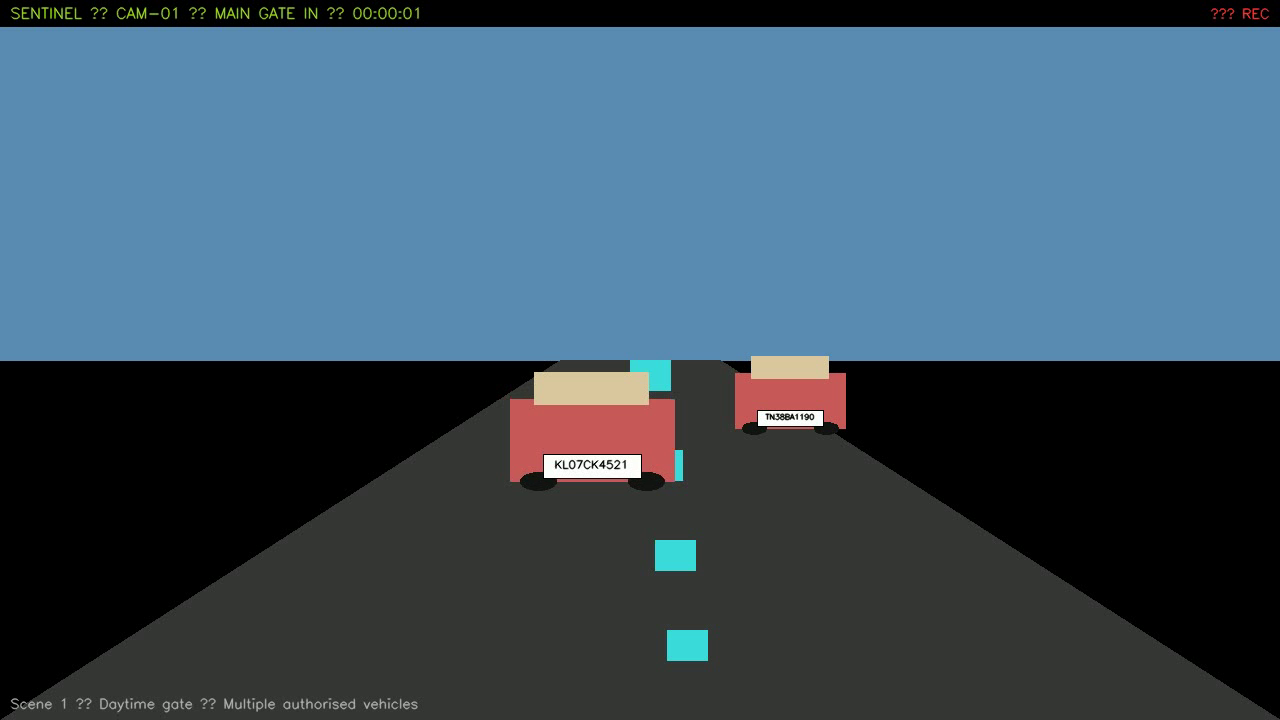
#> input picture frame 30 of demo_plates.mp4, 1280 x 720 px
$ python extract_frames.py
#> lines starting #> are read from the running program, lines starting #| are printed output that depends on the picture
import cv2, sys
sys.path.insert(0, ".")

cap = cv2.VideoCapture("demo_plates.mp4")
frames_to_test = [30, 90, 150, 210, 300, 400, 500]

for fn in frames_to_test:
    cap.set(cv2.CAP_PROP_POS_FRAMES, fn)
    ret, frame = cap.read()
    if ret:
        cv2.imwrite(f"test_frame_{fn}.jpg", frame)
        print(f"Saved frame {fn}")
#> this loop made 7 passes
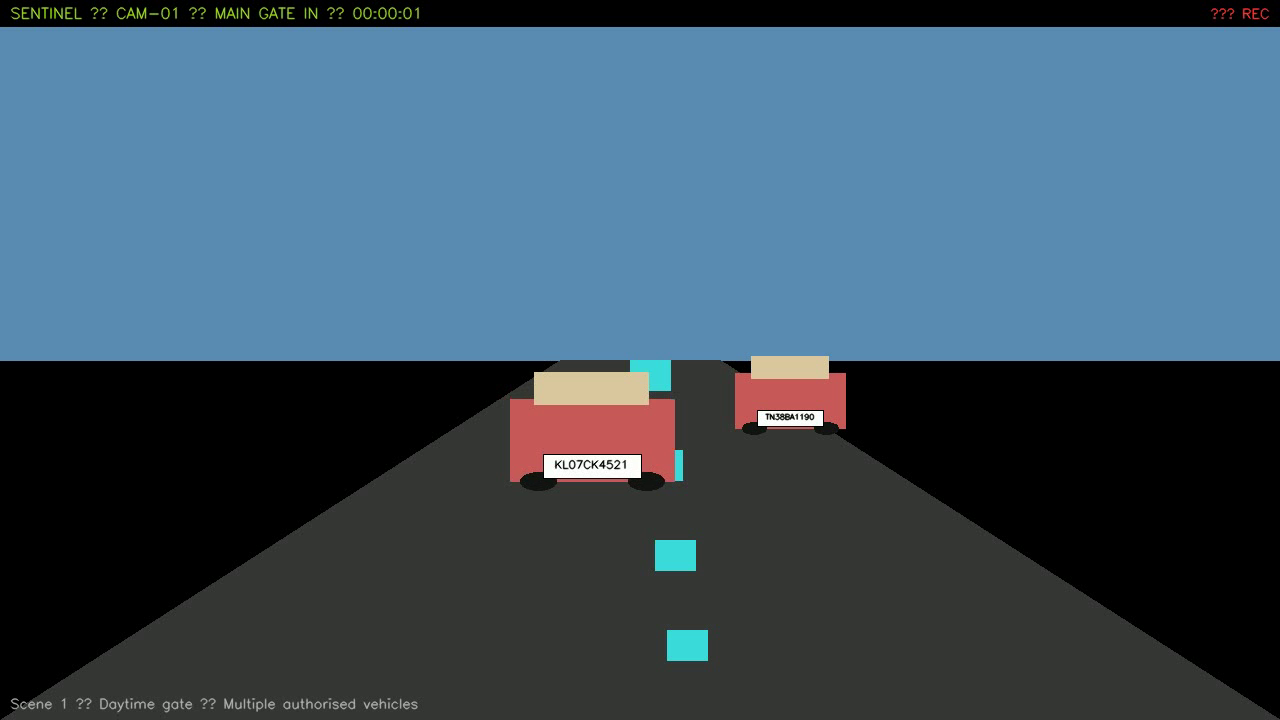
#> input picture frame 30 of demo_plates.mp4, 1280 x 720 px
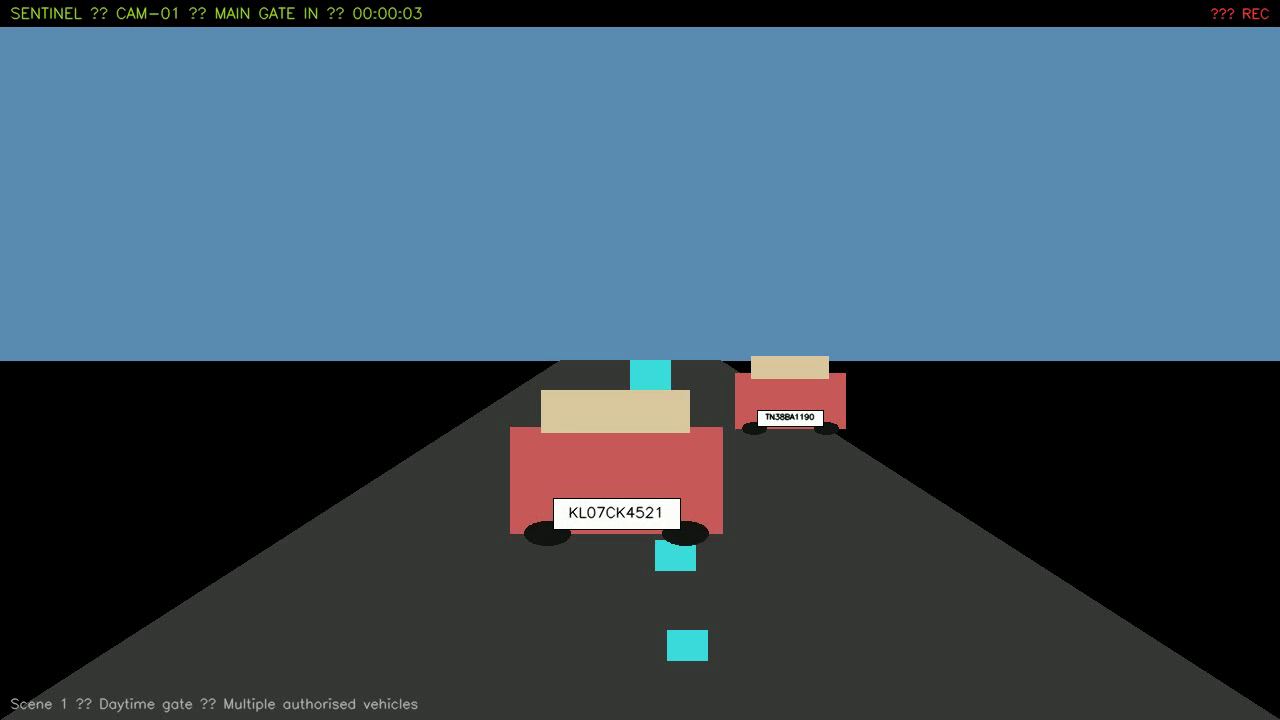
#> input picture frame 90 of demo_plates.mp4, 1280 x 720 px
#> pass 3, `ret, frame = cap.read()`:
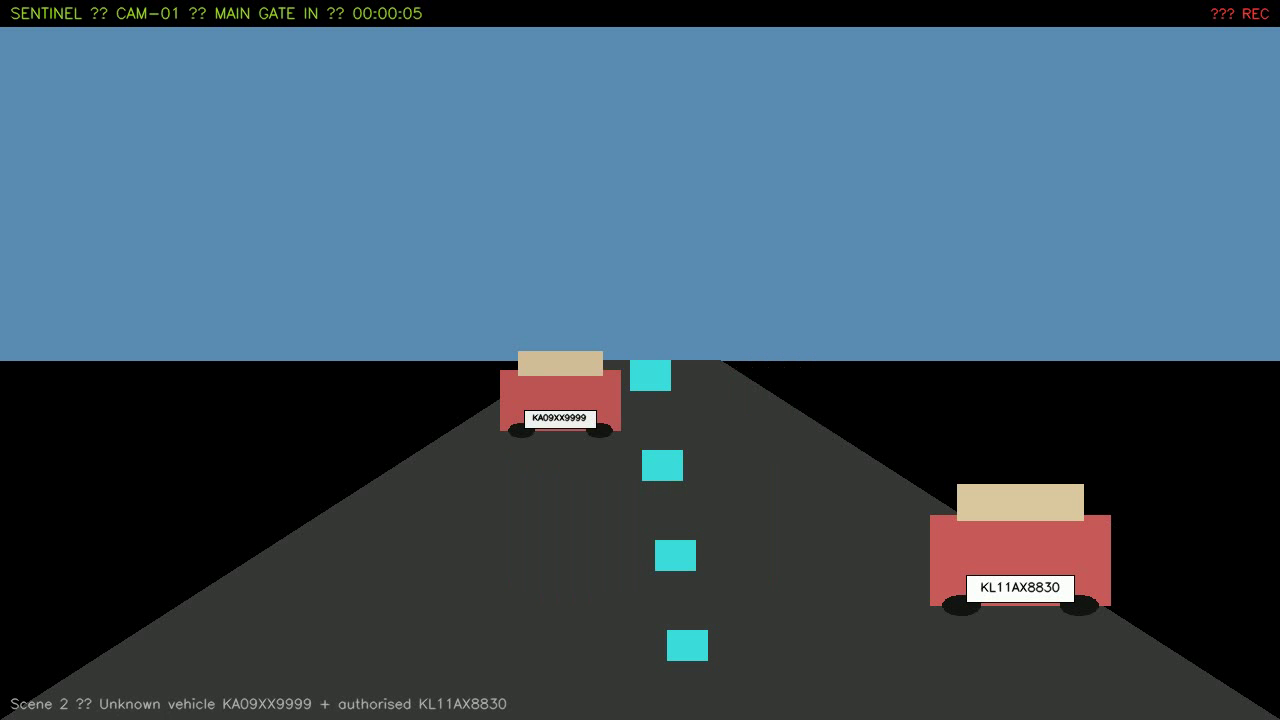
#> frame: shape (720, 1280, 3); mean B, G, R 100.3, 84, 61.6

cap.release()
print("Frames extracted OK")

$ run again, starting later in the video
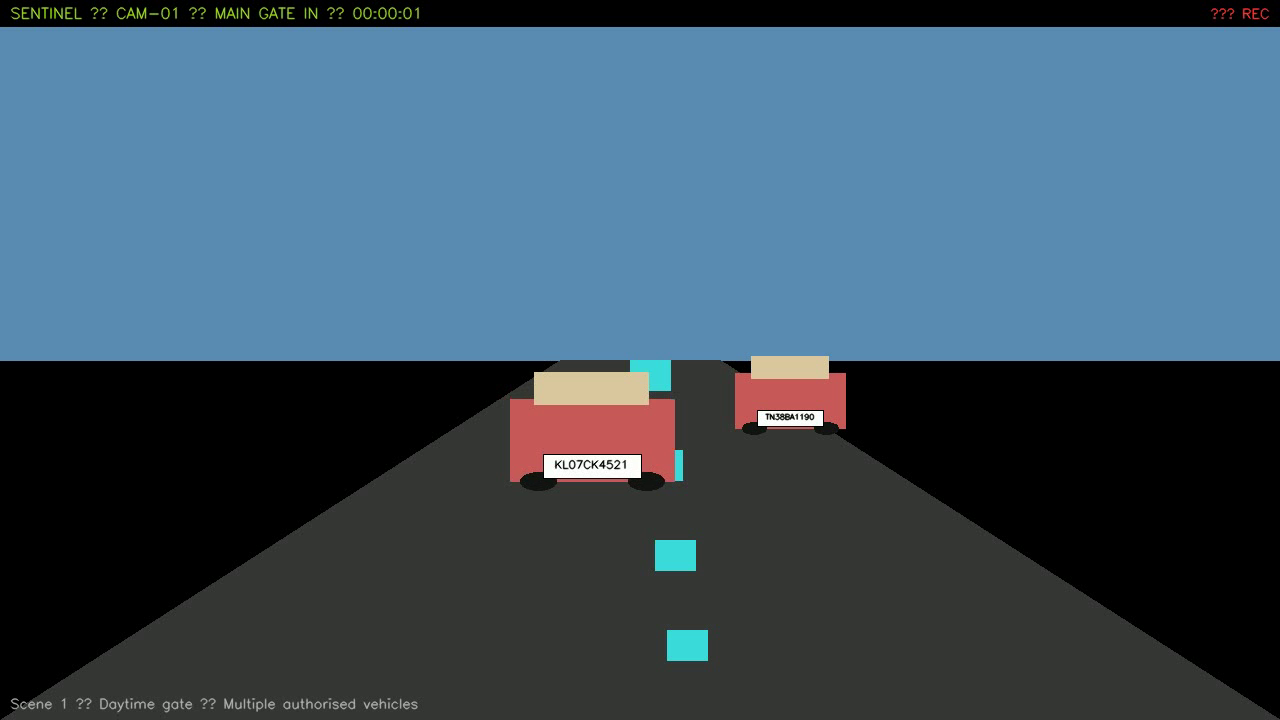
#> input picture frame 30 of demo_plates.mp4, 1280 x 720 px
#> the loop `for fn in frames_to_test:` made 7 passes
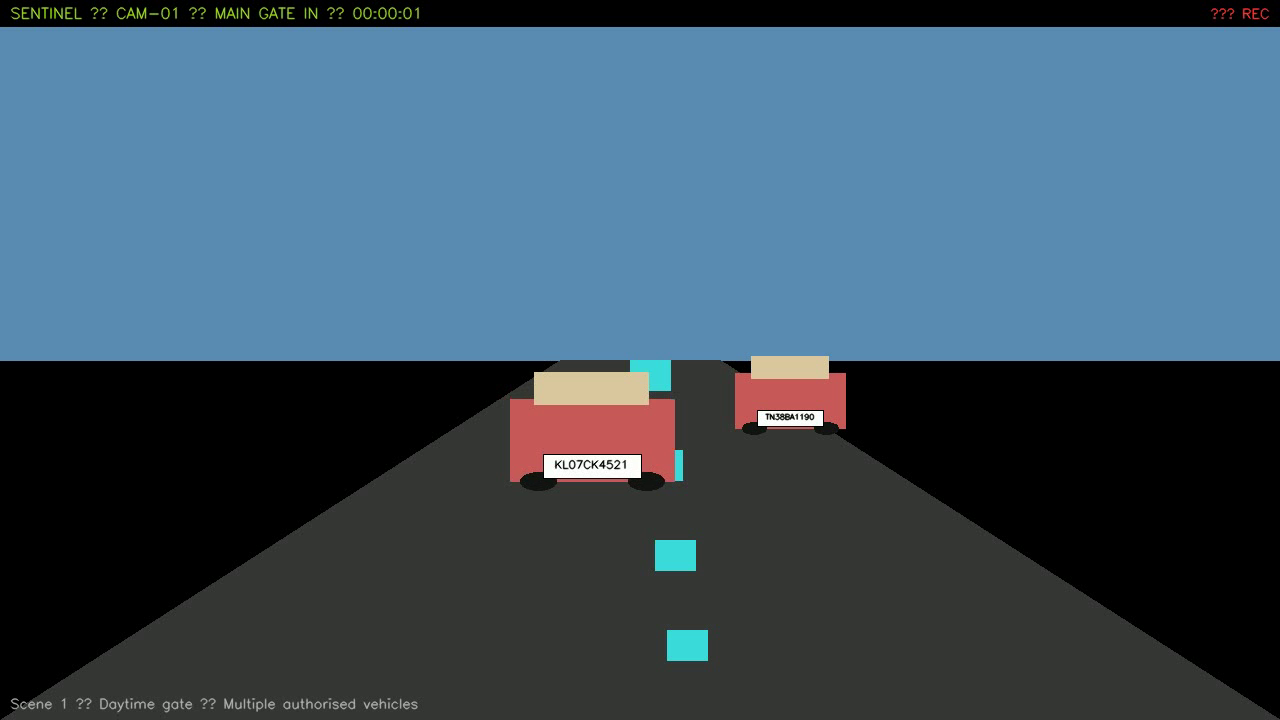
#> input picture frame 30 of demo_plates.mp4, 1280 x 720 px
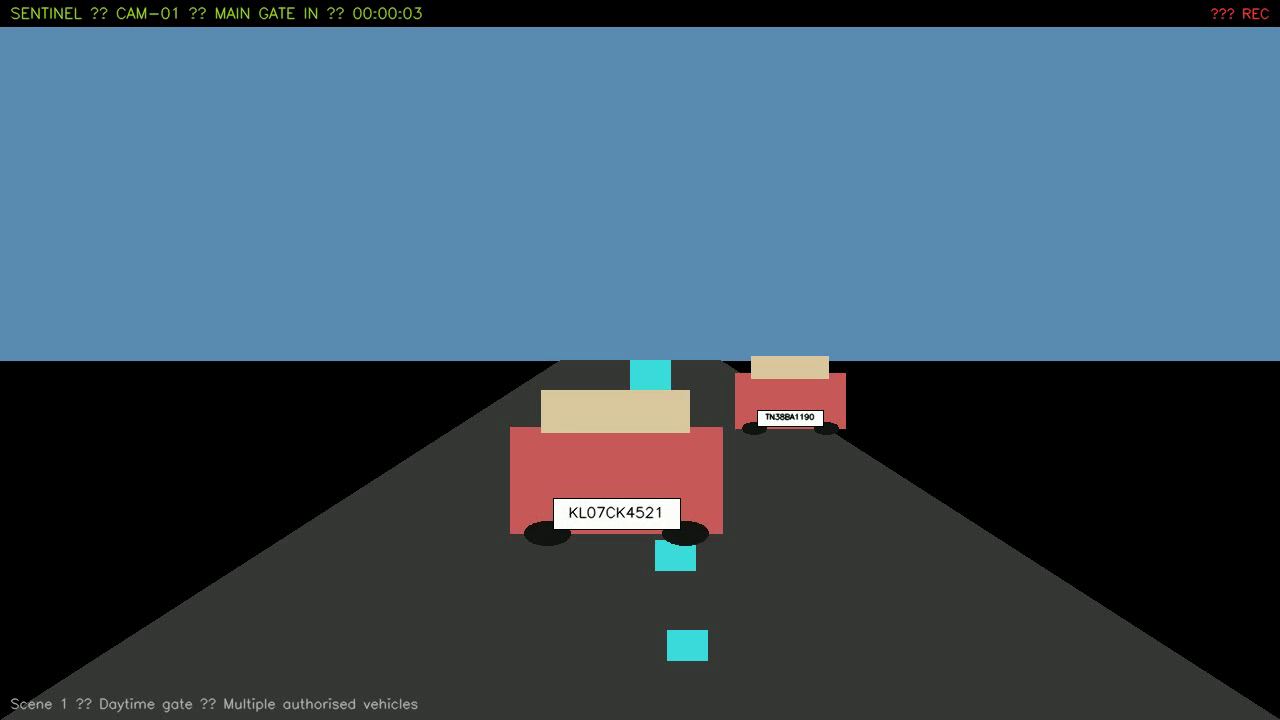
#> input picture frame 90 of demo_plates.mp4, 1280 x 720 px

$ run again, starting later in the video
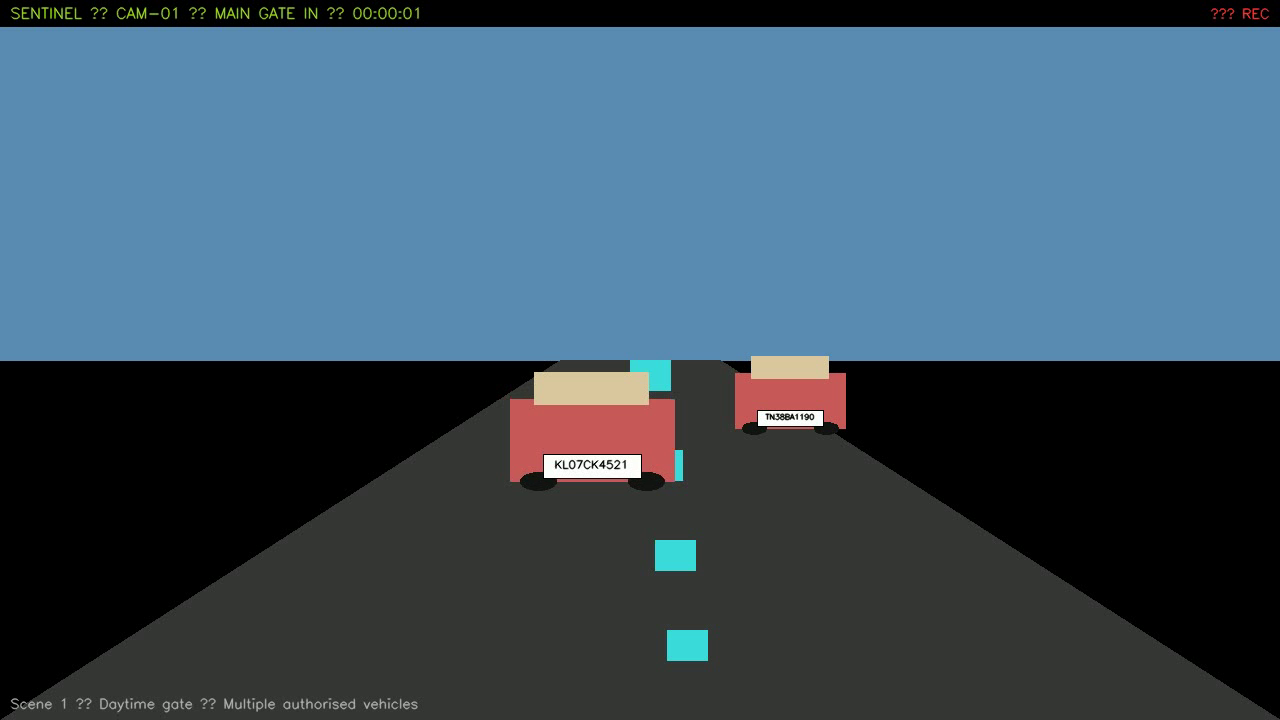
#> input picture frame 30 of demo_plates.mp4, 1280 x 720 px
#> the loop `for fn in frames_to_test:` made 7 passes
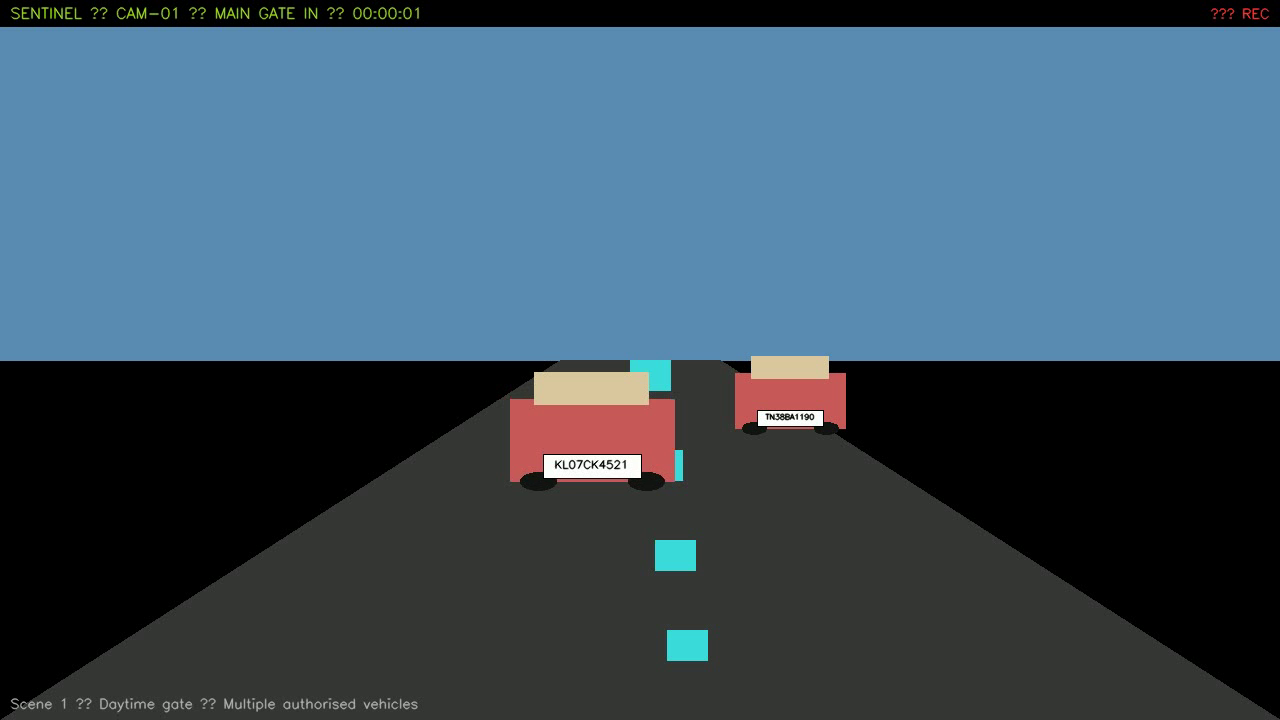
#> input picture frame 30 of demo_plates.mp4, 1280 x 720 px
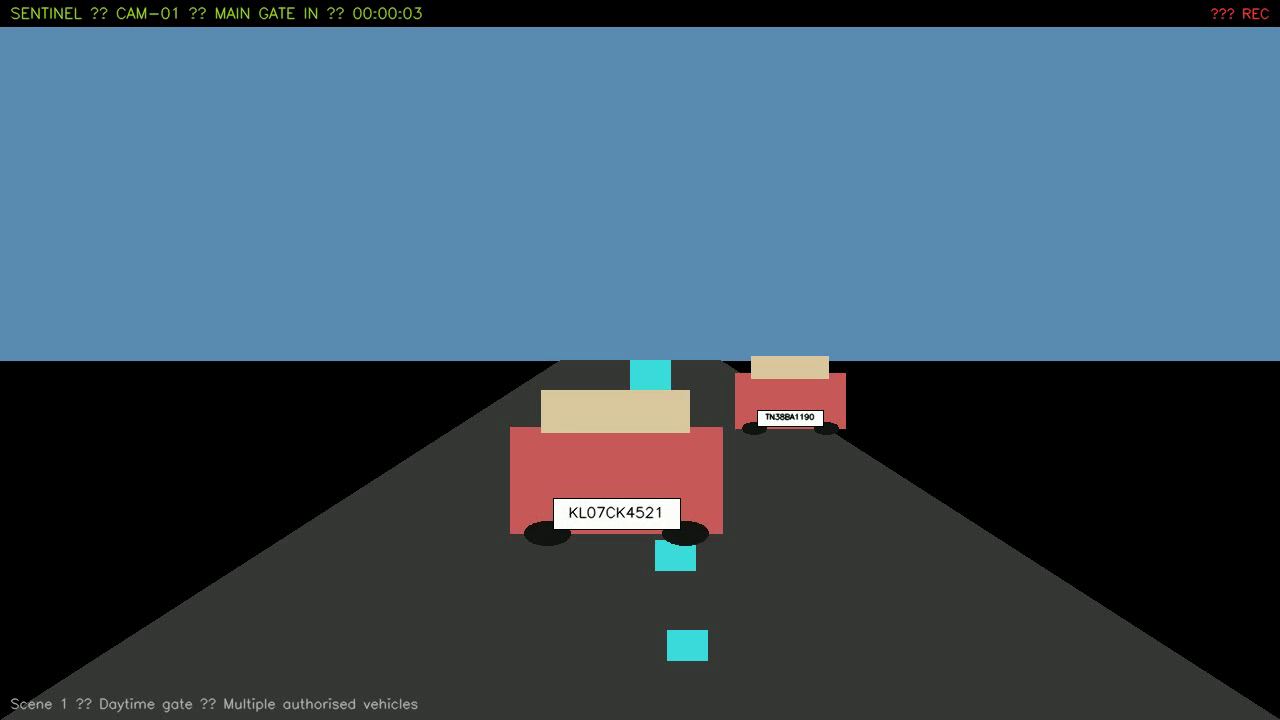
#> input picture frame 90 of demo_plates.mp4, 1280 x 720 px
